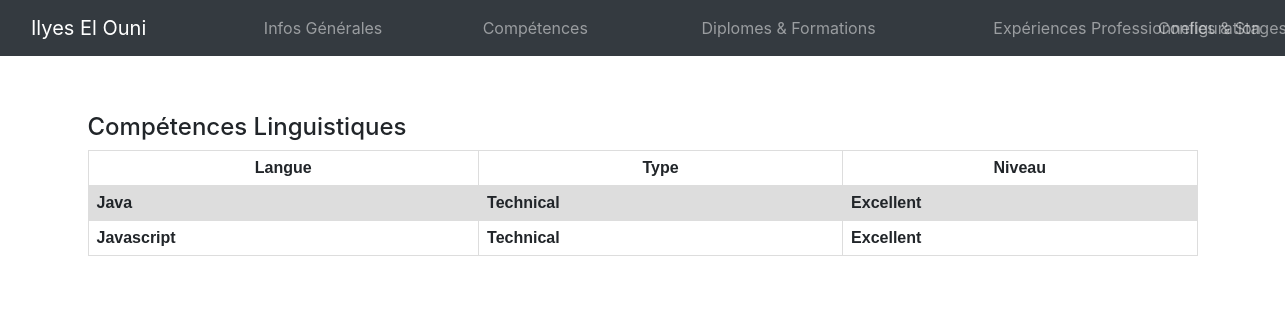
/cv/competences/, run on the app's committed database.
### configuration/models.py (models this page shows, shortened)
class competences(models.Model):
    Titre = models.CharField(max_length=100)
    Type = models.CharField(max_length=100)
    Niveau = models.CharField(max_length=100)

### cv/views.py (the view)
# urls.py: path('competences/', views.list_competences, name='competences'),
def list_competences(request):
    listeCompetences = competences.objects.all().values()
    context = {
    'listeCompetences': listeCompetences,
    }
    return render(request, 'competences.html', {'data':context})

### cv/templates/competences.html (shortened to what this page needs)
<html>
<head>
    {% load static %}
    <link rel="stylesheet" href="{% static '../static/css/style.css' %}">
    <link rel="stylesheet" href="{% static '../static/css/bootstrap.min.css' %}">
</head>
<body>
    {% include "navbar.html" %}
    <div class="container">
         <div class="row">
            <div class="col-md-12" style="margin-top: 5%">
                <h4>Compétences Linguistiques</h4>
            </div>
            <div class="col-md-12 d-flex justify-content-center ">
                <table>
                    <tr>
                        <th style="text-align: center;">Langue</th>
                        <th style="text-align: center;">Type</th>
                        <th style="text-align: center;">Niveau</th>
                    </tr>
                    {% for a in data.listeCompetences %}
                    <tr>
                        <th>{{a.Titre}}</th>
                        <th>{{a.Type}}</th>
                        <th>{{a.Niveau}}</th>
                    </tr>
                    {% endfor %}
                </table>
        </div>
    </div>
</body>

### cv/static/css/style.css (style rules this page uses)
able, th, td { border: 1px solid black; border-collapse: collapse; padding: 15px; }

### cv/templates/competences.html (style rules this page uses)
table { font-family: arial, sans-serif; border-collapse: collapse; width: 100%; }
td, th { border: 1px solid #dddddd; text-align: left; padding: 8px; }
tr:nth-child(even) { background-color: #dddddd; }

### data on the page
competences: Titre "Java", Type "Technical", Niveau "Excellent"
competences: Titre "Javascript", Type "Technical", Niveau "Excellent"
